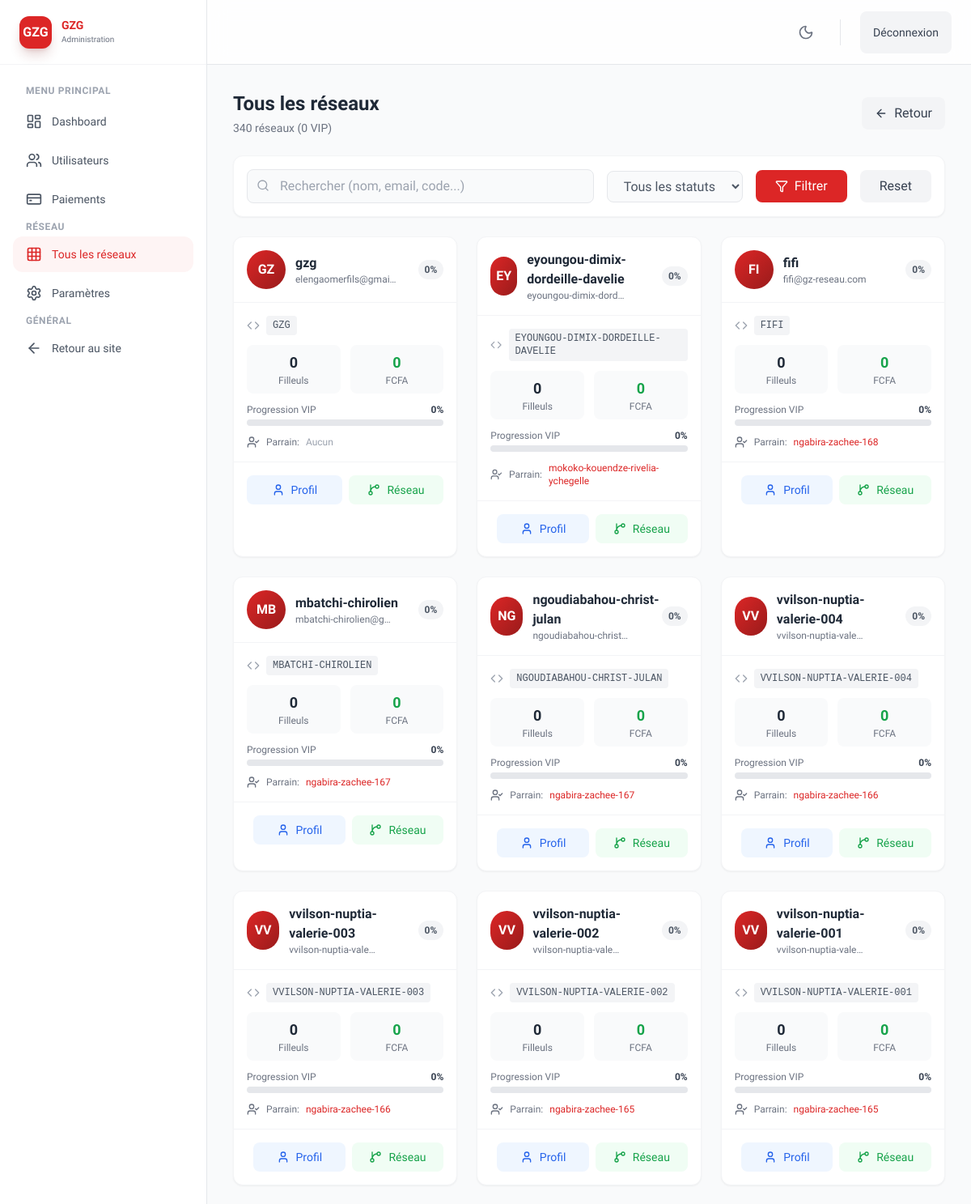
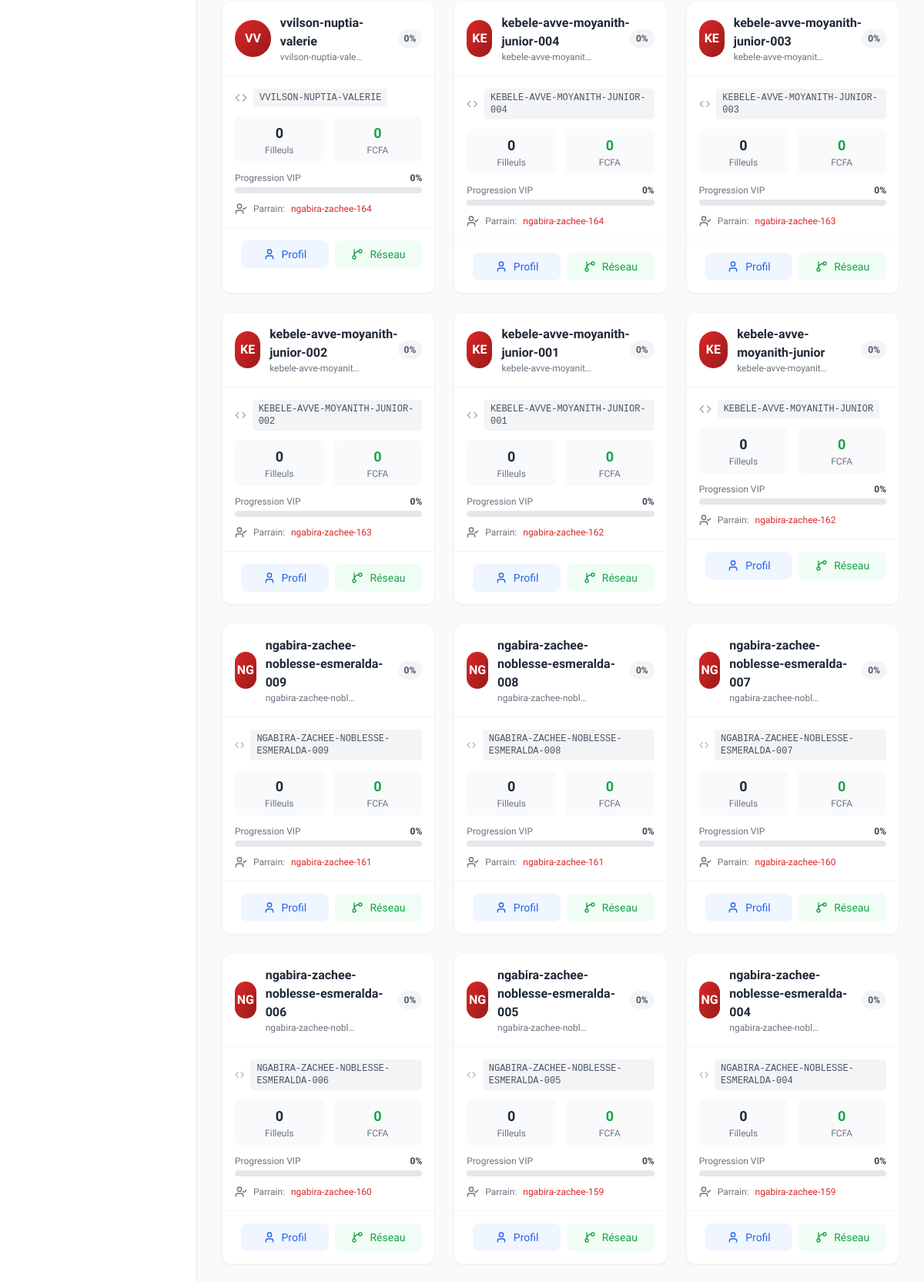
Screenshot of /admin-networks/ (signed in, upper part) with the database file from the repository (2 pictures, top to bottom).
### parrainage/models.py (models this page shows, shortened)
class Profile(models.Model):
    user = models.OneToOneField(User, on_delete=models.CASCADE, related_name='profile')
    matricule = models.CharField(
        max_length=50,
        unique=True,
        blank=True,
        null=True,
        help_text="Matricule unique généré automatiquement (ex: GZG10001)"
    )
    referrer = models.ForeignKey(
        'self',
        on_delete=models.SET_NULL,
        null=True,
        blank=True,
        related_name='referrals'
    )
    referral_code = models.CharField(max_length=50, unique=True, editable=False)
    phone_number = models.CharField(max_length=20, blank=True, null=True, help_text="Numéro de téléphone")
    country = CountryField(blank=True, null=True, help_text="Pays de résidence")
    total_paid = models.DecimalField(max_digits=12, decimal_places=2, default=0.00)
    is_vip = models.BooleanField(default=False)
    reset_token = models.CharField(max_length=64, blank=True, null=True)
    reset_token_expires = models.DateTimeField(blank=True, null=True)
    @property
    def progress_percent(self):
        from decimal import Decimal
        quota = GlobalSettings.get_current_quota()
        if quota <= 0: return 0
        return min((float(self.total_paid) / float(quota)) * 100, 100)

class GlobalSettings(models.Model):
    required_quota = models.DecimalField(
        max_digits=12,
        decimal_places=2,
        default=100000.00,
        help_text="Le montant total pour devenir VIP et accéder aux marchés."
    )
    matricule_prefix = models.CharField(
        max_length=10,
        default="GZG",
        help_text="Préfixe du matricule utilisateur (ex: AEWR, GZG). Les numéros seront générés automatiquement."
    )
    matricule_counter = models.PositiveIntegerField(
        default=10000,
        help_text="Compteur de départ pour la génération des matricules. Le prochain matricule sera PRÉFIXE + ce numéro."
    )
    referral_limit = models.PositiveIntegerField(
        default=2,
        help_text="Nombre maximum de filleuls directs par utilisateur (défaut: 2)"
    )
    updated_at = models.DateTimeField(auto_now=True)
    class Meta:
        verbose_name = "Paramètre Global"
        verbose_name_plural = "Paramètres Globaux"
    @classmethod
    def get_current_quota(cls):
        config, _ = cls.objects.get_or_create(id=1)
        return config.required_quota

### parrainage/views.py (the view, shortened to what this page needs)
# urls.py: path('admin-networks/', views.admin_all_networks_view, name='admin_all_networks'),
@admin_required
def admin_all_networks_view(request):
    profiles = Profile.objects.select_related('user').prefetch_related('referrals').all().order_by('-user__date_joined')
    search = request.GET.get('search', '')
    status = request.GET.get('status', '')
    if status == 'vip':
        profiles = profiles.filter(is_vip=True)
    elif status == 'non_vip':
        profiles = profiles.filter(is_vip=False)
    paginator = Paginator(profiles, 25)
    page = request.GET.get('page', 1)
    profiles_page = paginator.get_page(page)
    total_networks = profiles.count()
    vip_count = profiles.filter(is_vip=True).count()
    context = {
        'profiles': profiles_page,
        'total_networks': total_networks,
        'vip_count': vip_count,
        'search': search,
        'status': status,
    }
    return render(request, 'parrainage/admin/admin_all_networks.html', context)

### parrainage/views.py (called while the page is built)
def admin_required(view_func):
    @wraps(view_func)
    def _wrapped_view(request, *args, **kwargs):
        if not request.user.is_authenticated:
            return redirect('login')
        if not (request.user.is_staff and request.user.is_superuser):
            messages.error(request, 'Accès refusé. Cette page est réservée aux administrateurs.')
            return redirect('dashboard')
        return view_func(request, *args, **kwargs)
    return _wrapped_view

### templates/parrainage/admin/admin_all_networks.html (shortened to what this page needs)
{% extends 'parrainage/admin/admin_base.html' %}
{% block content %}
<section class="animate-slide-up">
    <div class="flex flex-col md:flex-row justify-between items-center mb-6 gap-4">
        <div>
            <h2 class="text-2xl font-bold text-gray-800 dark:text-white">Tous les réseaux</h2>
            <p class="text-gray-500 dark:text-gray-400 text-sm mt-1">{{ total_networks }} réseaux ({{ vip_count }} VIP)</p>
        </div>
        <div class="flex gap-2">
            <a href="{% url 'admin_dashboard' %}" class="px-4 py-2 bg-gray-100 dark:bg-slate-700 text-gray-700 dark:text-gray-200 rounded-lg flex items-center gap-2 hover:bg-gray-200 dark:hover:bg-slate-600 transition-colors">
                <i data-lucide="arrow-left" class="w-4 h-4"></i>
                <span class="hidden sm:inline">Retour</span>
            </a>
        </div>
    </div>
    <form method="get" class="bg-white dark:bg-slate-800 p-4 rounded-xl shadow-sm border border-gray-100 dark:border-slate-700 mb-6">
        <div class="flex flex-wrap gap-4 items-center">
            <div class="relative flex-1 min-w-[200px]">
                <i data-lucide="search" class="w-4 h-4 absolute left-3 top-3 text-gray-400"></i>
                <input type="text" name="search" placeholder="Rechercher (nom, email, code...)" value="{{ search }}"
                    class="w-full pl-10 pr-4 py-2 rounded-lg bg-gray-50 dark:bg-slate-700 border border-gray-200 dark:border-slate-600 focus:outline-none focus:ring-2 focus:ring-primary/20 dark:text-white">
            </div>
            <select name="status" class="px-4 py-2 rounded-lg bg-gray-50 dark:bg-slate-700 border border-gray-200 dark:border-slate-600 text-gray-600 dark:text-gray-200 focus:outline-none focus:ring-2 focus:ring-primary/20">
                <option value="">Tous les statuts</option>
            </select>
            <button type="submit" class="px-6 py-2 bg-primary hover:bg-red-700 text-white rounded-lg font-medium transition-colors flex items-center gap-2">
                <i data-lucide="filter" class="w-4 h-4"></i>
                Filtrer
            </button>
            <a href="{% url 'admin_all_networks' %}" class="px-6 py-2 bg-gray-100 dark:bg-slate-700 text-gray-700 dark:text-gray-200 rounded-lg font-medium hover:bg-gray-200 dark:hover:bg-slate-600 transition-colors">
                Reset
            </a>
        </div>
    </form>
    <div class="grid grid-cols-1 md:grid-cols-2 lg:grid-cols-3 gap-6">
        {% for profile in profiles %}
        <div class="bg-white dark:bg-slate-800 rounded-xl shadow-sm border border-gray-100 dark:border-slate-700 overflow-hidden hover:shadow-lg transition-shadow">
            <div class="p-4 border-b border-gray-100 dark:border-slate-700 flex items-center justify-between">
                <div class="flex items-center gap-3">
                    <div class="w-12 h-12 rounded-full bg-gradient-to-br {% if profile.is_vip %}from-yellow-400 to-orange-500{% else %}from-primary to-red-800{% endif %} flex items-center justify-center text-white font-bold">
                        {{ profile.user.username|slice:":2"|upper }}
                    </div>
                    <div>
                        <h3 class="font-semibold text-gray-800 dark:text-white">{{ profile.user.username }}</h3>
                        <p class="text-xs text-gray-500 dark:text-gray-400">{{ profile.user.email|truncatechars:20 }}</p>
                    </div>
                </div>
                {% if profile.is_vip %}
                <span class="px-2 py-1 rounded-full text-xs font-semibold bg-yellow-100 text-yellow-700 dark:bg-yellow-900/30 dark:text-yellow-300">
                    <i data-lucide="crown" class="w-3 h-3 inline"></i> VIP
                </span>
                {% else %}
                <span class="px-2 py-1 rounded-full text-xs font-semibold bg-gray-100 text-gray-600 dark:bg-slate-600 dark:text-gray-300">
                    {{ profile.progress_percent|floatformat:0 }}%
                </span>
                {% endif %}
            </div>
            <div class="p-4 space-y-3">
                <div class="flex items-center gap-2 text-sm text-gray-600 dark:text-gray-300">
                    <i data-lucide="code" class="w-4 h-4 text-gray-400"></i>
                    <code class="text-xs bg-gray-100 dark:bg-slate-700 px-2 py-1 rounded">{{ profile.referral_code }}</code>
                </div>
                <div class="grid grid-cols-2 gap-3">
                    <div class="text-center p-2 bg-gray-50 dark:bg-slate-700/50 rounded-lg">
                        <div class="text-lg font-bold text-gray-800 dark:text-white">{{ profile.referrals.count }}</div>
                        <div class="text-xs text-gray-500 dark:text-gray-400">Filleuls</div>
                    </div>
                    <div class="text-center p-2 bg-gray-50 dark:bg-slate-700/50 rounded-lg">
                        <div class="text-lg font-bold text-green-600 dark:text-green-400">{{ profile.total_paid|floatformat:0 }}</div>
                        <div class="text-xs text-gray-500 dark:text-gray-400">FCFA</div>
                    </div>
                </div>
                <div>
                    <div class="flex justify-between text-xs mb-1">
                        <span class="text-gray-500 dark:text-gray-400">Progression VIP</span>
                        <span class="font-semibold text-gray-700 dark:text-gray-200">{{ profile.progress_percent|floatformat:0 }}%</span>
                    </div>
                    <div class="h-2 bg-gray-200 dark:bg-slate-600 rounded-full overflow-hidden">
                    </div>
                </div>
                <div class="flex items-center gap-2 text-xs text-gray-500 dark:text-gray-400">
                    <i data-lucide="user-check" class="w-4 h-4"></i>
                    <span>Parrain:</span>
                    {% if profile.referrer %}
                    <a href="{% url 'admin_network_tree' profile.referrer.pk %}" class="text-primary dark:text-red-400 hover:underline font-medium">
                        {{ profile.referrer.user.username }}
                    {% else %}
                    <span class="text-gray-400">Aucun</span>
                    {% endif %}
                </div>
            </div>
            <div class="p-4 border-t border-gray-100 dark:border-slate-700 flex gap-2">
                <a href="{% url 'admin_user_detail' profile.pk %}"
                    class="flex-1 px-4 py-2 bg-blue-50 dark:bg-blue-900/20 text-blue-600 dark:text-blue-400 rounded-lg font-medium hover:bg-blue-100 dark:hover:bg-blue-900/30 transition-colors text-sm flex items-center justify-center gap-2">
                    <i data-lucide="user" class="w-4 h-4"></i>
                    Profil
                </a>
                <a href="{% url 'admin_network_tree' profile.pk %}"
                    class="flex-1 px-4 py-2 bg-green-50 dark:bg-green-900/20 text-green-600 dark:text-green-400 rounded-lg font-medium hover:bg-green-100 dark:hover:bg-green-900/30 transition-colors text-sm flex items-center justify-center gap-2">
                    <i data-lucide="git-branch" class="w-4 h-4"></i>
                    Réseau
                </a>
            </div>
        </div>
        {% endfor %}
    </div>
</section>
{% endblock %}

### rows the page displays
Profile: user.username "GZ", user.username "gzg", user.email "elengaomerfils@gmai…", progress_percent "0", referral_code "GZG", referrals.count "0", total_paid "0", shows "Aucun"
Profile: user.username "EY", user.username "eyoungou-dimix-dordeille-davelie", user.email "eyoungou-dimix-dord…", progress_percent "0", referral_code "EYOUNGOU-DIMIX-DORDEILLE-DAVELIE", referrals.count "0", total_paid "0", referrer.user.username "mokoko-kouendze-rivelia-ychegelle"
Profile: user.username "FI", user.username "fifi", user.email "fifi@gz-reseau.com", progress_percent "0", referral_code "FIFI", referrals.count "0", total_paid "0", referrer.user.username "ngabira-zachee-168"
Profile: user.username "MB", user.username "mbatchi-chirolien", user.email "mbatchi-chirolien@g…", progress_percent "0", referral_code "MBATCHI-CHIROLIEN", referrals.count "0", total_paid "0", referrer.user.username "ngabira-zachee-167"
Profile: user.username "NG", user.username "ngoudiabahou-christ-julan", user.email "ngoudiabahou-christ…", progress_percent "0", referral_code "NGOUDIABAHOU-CHRIST-JULAN", referrals.count "0", total_paid "0", referrer.user.username "ngabira-zachee-167"
Profile: user.username "VV", user.username "vvilson-nuptia-valerie-004", user.email "vvilson-nuptia-vale…", progress_percent "0", referral_code "VVILSON-NUPTIA-VALERIE-004", referrals.count "0", total_paid "0", referrer.user.username "ngabira-zachee-166"
Profile: user.username "VV", user.username "vvilson-nuptia-valerie-003", user.email "vvilson-nuptia-vale…", progress_percent "0", referral_code "VVILSON-NUPTIA-VALERIE-003", referrals.count "0", total_paid "0", referrer.user.username "ngabira-zachee-166"
Profile: user.username "VV", user.username "vvilson-nuptia-valerie-002", user.email "vvilson-nuptia-vale…", progress_percent "0", referral_code "VVILSON-NUPTIA-VALERIE-002", referrals.count "0", total_paid "0", referrer.user.username "ngabira-zachee-165"
Profile: user.username "VV", user.username "vvilson-nuptia-valerie-001", user.email "vvilson-nuptia-vale…", progress_percent "0", referral_code "VVILSON-NUPTIA-VALERIE-001", referrals.count "0", total_paid "0", referrer.user.username "ngabira-zachee-165"
Profile: user.username "VV", user.username "vvilson-nuptia-valerie", user.email "vvilson-nuptia-vale…", progress_percent "0", referral_code "VVILSON-NUPTIA-VALERIE", referrals.count "0", total_paid "0", referrer.user.username "ngabira-zachee-164"
Profile: user.username "KE", user.username "kebele-avve-moyanith-junior-004", user.email "kebele-avve-moyanit…", progress_percent "0", referral_code "KEBELE-AVVE-MOYANITH-JUNIOR-004", referrals.count "0", total_paid "0", referrer.user.username "ngabira-zachee-164"
Profile: user.username "KE", user.username "kebele-avve-moyanith-junior-003", user.email "kebele-avve-moyanit…", progress_percent "0", referral_code "KEBELE-AVVE-MOYANITH-JUNIOR-003", referrals.count "0", total_paid "0", referrer.user.username "ngabira-zachee-163"
Profile: user.username "KE", user.username "kebele-avve-moyanith-junior-002", user.email "kebele-avve-moyanit…", progress_percent "0", referral_code "KEBELE-AVVE-MOYANITH-JUNIOR-002", referrals.count "0", total_paid "0", referrer.user.username "ngabira-zachee-163"
Profile: user.username "KE", user.username "kebele-avve-moyanith-junior-001", user.email "kebele-avve-moyanit…", progress_percent "0", referral_code "KEBELE-AVVE-MOYANITH-JUNIOR-001", referrals.count "0", total_paid "0", referrer.user.username "ngabira-zachee-162"
Profile: user.username "KE", user.username "kebele-avve-moyanith-junior", user.email "kebele-avve-moyanit…", progress_percent "0", referral_code "KEBELE-AVVE-MOYANITH-JUNIOR", referrals.count "0", total_paid "0", referrer.user.username "ngabira-zachee-162"
Profile: user.username "NG", user.username "ngabira-zachee-noblesse-esmeralda-009", user.email "ngabira-zachee-nobl…", progress_percent "0", referral_code "NGABIRA-ZACHEE-NOBLESSE-ESMERALDA-009", referrals.count "0", total_paid "0", referrer.user.username "ngabira-zachee-161"
Profile: user.username "NG", user.username "ngabira-zachee-noblesse-esmeralda-008", user.email "ngabira-zachee-nobl…", progress_percent "0", referral_code "NGABIRA-ZACHEE-NOBLESSE-ESMERALDA-008", referrals.count "0", total_paid "0", referrer.user.username "ngabira-zachee-161"
Profile: user.username "NG", user.username "ngabira-zachee-noblesse-esmeralda-007", user.email "ngabira-zachee-nobl…", progress_percent "0", referral_code "NGABIRA-ZACHEE-NOBLESSE-ESMERALDA-007", referrals.count "0", total_paid "0", referrer.user.username "ngabira-zachee-160"
Profile: user.username "NG", user.username "ngabira-zachee-noblesse-esmeralda-006", user.email "ngabira-zachee-nobl…", progress_percent "0", referral_code "NGABIRA-ZACHEE-NOBLESSE-ESMERALDA-006", referrals.count "0", total_paid "0", referrer.user.username "ngabira-zachee-160"
Profile: user.username "NG", user.username "ngabira-zachee-noblesse-esmeralda-005", user.email "ngabira-zachee-nobl…", progress_percent "0", referral_code "NGABIRA-ZACHEE-NOBLESSE-ESMERALDA-005", referrals.count "0", total_paid "0", referrer.user.username "ngabira-zachee-159"
Profile: user.username "NG", user.username "ngabira-zachee-noblesse-esmeralda-004", user.email "ngabira-zachee-nobl…", progress_percent "0", referral_code "NGABIRA-ZACHEE-NOBLESSE-ESMERALDA-004", referrals.count "0", total_paid "0", referrer.user.username "ngabira-zachee-159"

### other values shown
{{ total_networks }} "340"
{{ vip_count }} "0"
